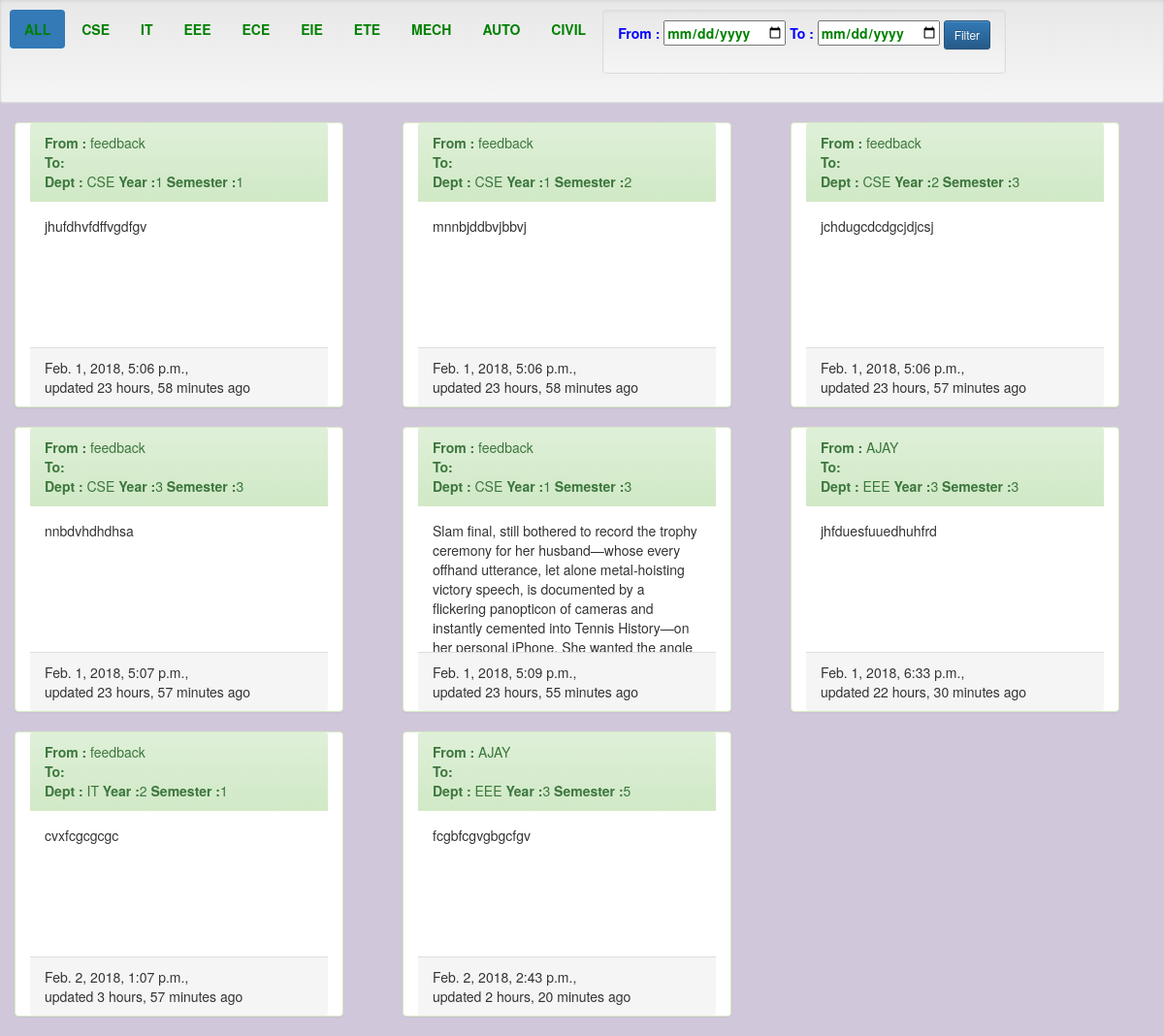
Page /adminfacultydetails (signed in) on the committed database.
### feed/models.py (models this page shows, shortened)
class FacultyFeedback(models.Model):
    owner = models.ForeignKey(User, on_delete=models.CASCADE)
    department = models.CharField(max_length=150, choices=dept_drop, default='choose')
    year = models.CharField(max_length=150, choices=year_drop, default='choose')
    semester = models.CharField(max_length=150, choices=semester_drop, default='choose')
    feedback = models.TextField(max_length=1000)
    timestamp = models.DateTimeField(auto_now_add=True)
    updated = models.DateTimeField(auto_now=True)

### feed/views.py (the view)
# urls.py: url(r'^adminfacultydetails$', AdminFacultyDetails, name='adminfaculty'),
def AdminFacultyDetails(request):
    queryset = FacultyFeedback.objects.all()
    context = {
        'all': queryset,
        'fcse1y1s': fcse1y1s,
        'fcse1y2s': fcse1y2s,
        'fcse2y3s': fcse2y3s,
        'fcse2y4s': fcse2y4s,
        'fcse3y5s': fcse3y5s,
        'fcse3y6s': fcse3y6s,
        'fcse4y7s': fcse4y7s,
        'fcse4y8s': fcse4y8s,
        'fit1y1s': fit1y1s,
        'fit1y2s': fit1y2s,
        'fit2y3s': fit2y3s,
        'fit2y4s': fit2y4s,
        'fit3y5s': fit3y5s,
        'fit3y6s': fit3y6s,
        'fit4y7s': fit4y7s,
        'fit4y8s': fit4y8s,
        'feee1y1s': feee1y1s,
        'feee1y2s': feee1y2s,
        'feee2y3s': feee2y3s,
        'feee2y4s': feee2y4s,
        'feee3y5s': feee3y5s,
        'feee3y6s': feee3y6s,
        'feee4y7s': feee4y7s,
        'feee4y8s': feee4y8s,
        'fece1y1s': fece1y1s,
        'fece1y2s': fece1y2s,
        'fece2y3s': fece2y3s,
        'fece2y4s': fece2y4s,
        'fece3y5s': fece3y5s,
        'fece3y6s': fece3y6s,
        'fece4y7s': fece4y7s,
        'fece4y8s': fece4y8s,
        'feie1y1s': feie1y1s,
        'feie1y2s': feie1y2s,
        'feie2y3s': feie2y3s,
        'feie2y4s': feie2y4s,
        'feie3y5s': feie3y5s,
        'feie3y6s': feie3y6s,
        'feie4y7s': feie4y7s,
        'feie4y8s': feie4y8s,
        'fete1y1s': fete1y1s,
        'fete1y2s': fete1y2s,
        'fete2y3s': fete2y3s,
        'fete2y4s': fete2y4s,
        'fete3y5s': fete3y5s,
        'fete3y6s': fete3y6s,
        'fete4y7s': fete4y7s,
        'fete4y8s': fete4y8s,
        'fmech1y1s': fmech1y1s,
        'fmech1y2s': fmech1y2s,
        'fmech2y3s': fmech2y3s,
        'fmech2y4s': fmech2y4s,
        'fmech3y5s': fmech3y5s,
        'fmech3y6s': fmech3y6s,
        'fmech4y7s': fmech4y7s,
        'fmech4y8s': fmech4y8s,
        'fauto1y1s': fauto1y1s,
        'fauto1y2s': fauto1y2s,
        'fauto2y3s': fauto2y3s,
        'fauto2y4s': fauto2y4s,
        'fauto3y5s': fauto3y5s,
        'fauto3y6s': fauto3y6s,
        'fauto4y7s': fauto4y7s,
        'fauto4y8s': fauto4y8s,
        'fcivil1y1s': fcivil1y1s,
        'fcivil1y2s': fcivil1y2s,
        'fcivil2y3s': fcivil2y3s,
        'fcivil2y4s': fcivil2y4s,
        'fcivil3y5s': fcivil3y5s,
        'fcivil3y6s': fcivil3y6s,
        'fcivil4y7s': fcivil4y7s,
        'fcivil4y8s': fcivil4y8s,
    }
    if request.user.is_superuser:
        return render(request, 'feed/adminfacultyfeedbackdetails.html', context)
    else:
        return redirect('/')

### feed/templates/feed/adminfacultyfeedbackdetails.html (shortened to what this page needs)
{% extends 'feed/link.html' %}
{% block link %}
    <body>
    <ul class="well well-sm nav nav-pills">
        <li class="active"><a data-toggle="tab" href="#all">ALL</a></li>
        <li><a data-toggle="tab" href="#cse">CSE</a></li>
        <li><a data-toggle="tab" href="#it">IT</a></li>
        <li><a data-toggle="tab" href="#eee">EEE</a></li>
        <li><a data-toggle="tab" href="#ece">ECE</a></li>
        <li><a data-toggle="tab" href="#eie">EIE</a></li>
        <li><a data-toggle="tab" href="#ete">ETE</a></li>
        <li><a data-toggle="tab" href="#mech">MECH</a></li>
        <li><a data-toggle="tab" href="#auto">AUTO</a></li>
        <li><a data-toggle="tab" href="#civil">CIVIL</a></li>
        <li>
            <a class="well well-sm">
                <form method="post" action="{% url 'adminfacultyfilter' %}">
                    <label for="date1">From :</label>
                    <input id="date1" name="date1" type="date">
                    <label for="date2">To : </label>
                    <input id="date2" name="date2" type="date">
                    <button  type="submit" class="btn btn-sm btn-primary">Filter</button>
                </form>
            </a>
        </li>
    </ul>
    <div class="tab-content">
        <div id="all" class="tab-pane fade in active">
            {% for obj in all %}
                <div class="col-lg-4 col-md-4 col-sm-12 col-xs-12">
                    <span class="panel panel-success col-lg-11 col-md-11 col-sm-12 col-xs-12">
                        <div class="panel-heading">
                            <b>From : </b>{{ obj.owner }}     <br><b>To: </b>{{ obj.staffName }}<br>
                            <b>Dept : </b>{{ obj.department }} <b>Year :</b>{{ obj.year }} <b>Semester :</b>{{ obj.semester }}
                        </div>
                        <div class="panel-body">{{ obj.feedback }}</div>
                        <div class="panel-footer">{{ obj.timestamp }}, <br>updated {{ obj.updated|timesince }} ago</div>
                    </span>
                </div>
            {% endfor %}
        </div>
    </div>
    </body>
{% endblock %}

### feed/templates/feed/link.html (shortened to what this page needs)
{% load staticfiles %}
<link rel="stylesheet" href="https://maxcdn.bootstrapcdn.com/bootstrap/3.3.7/css/bootstrap.min.css"
>
<link rel="stylesheet" href="https://maxcdn.bootstrapcdn.com/bootstrap/3.3.7/css/bootstrap-theme.min.css"
>
<link rel=stylesheet href="{% static 'feed/style.css' %}">
{% block link %}
{% endblock %}

### rows in the picture
FacultyFeedback: owner "feedback", department "CSE", year "1", semester "1", feedback "jhufdhvfdffvgdfgv", timestamp "Feb. 1, 2018, 5:06 p.m.", updated "23 hours, 58 minutes"
FacultyFeedback: owner "feedback", department "CSE", year "1", semester "2", feedback "mnnbjddbvjbbvj", timestamp "Feb. 1, 2018, 5:06 p.m.", updated "23 hours, 58 minutes"
FacultyFeedback: owner "feedback", department "CSE", year "2", semester "3", feedback "jchdugcdcdgcjdjcsj", timestamp "Feb. 1, 2018, 5:06 p.m.", updated "23 hours, 57 minutes"
FacultyFeedback: owner "feedback", department "CSE", year "3", semester "3", feedback "nnbdvhdhdhsa", timestamp "Feb. 1, 2018, 5:07 p.m.", updated "23 hours, 57 minutes"
FacultyFeedback: owner "feedback", department "CSE", year "1", semester "3", feedback "Slam final, still bothered to record the trophy ceremony for her husband—whose every offhand utterance, let alone metal-hoisting victory speech, is documented by a flickering panopticon of cameras and instantly cemented into Tennis History—on her personal iPhone. She wanted the angle…", timestamp "Feb. 1, 2018, 5:09 p.m.", updated "23 hours, 55 minutes"
FacultyFeedback: owner "AJAY", department "EEE", year "3", semester "3", feedback "jhfduesfuuedhuhfrd", timestamp "Feb. 1, 2018, 6:33 p.m.", updated "22 hours, 30 minutes"
FacultyFeedback: owner "feedback", department "IT", year "2", semester "1", feedback "cvxfcgcgcgc", timestamp "Feb. 2, 2018, 1:07 p.m.", updated "3 hours, 57 minutes"
FacultyFeedback: owner "AJAY", department "EEE", year "3", semester "5", feedback "fcgbfcgvgbgcfgv", timestamp "Feb. 2, 2018, 2:43 p.m.", updated "2 hours, 20 minutes"
